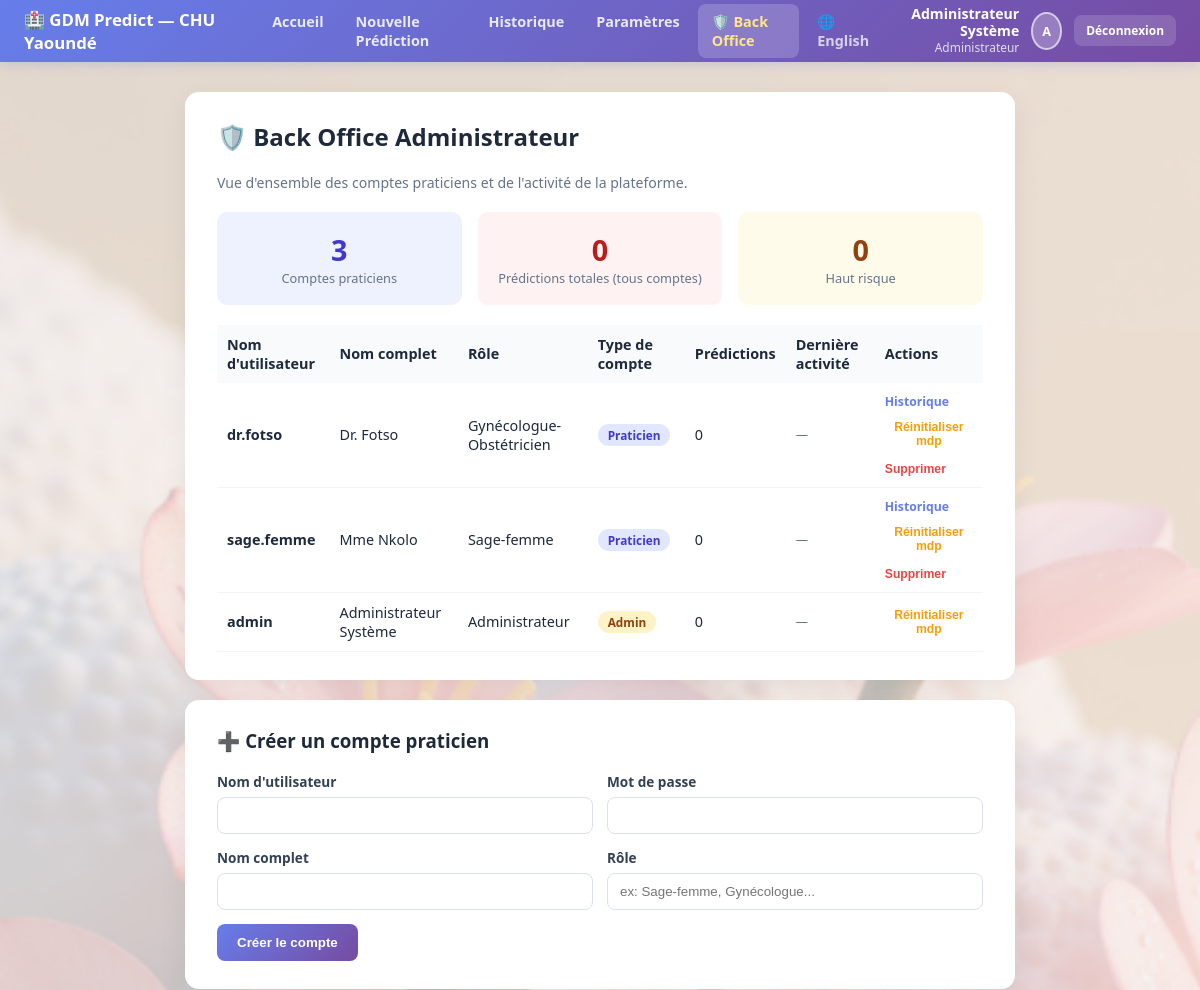
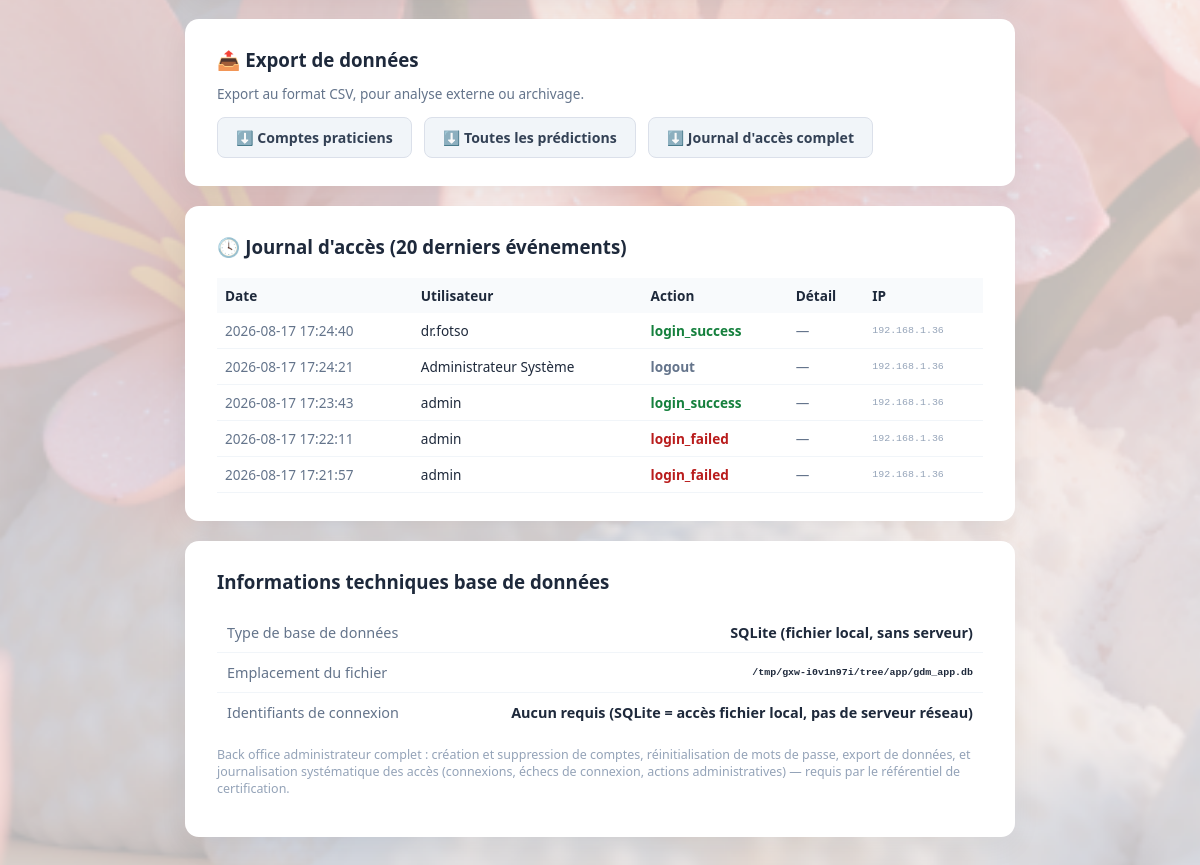
/admin (signed in), run on the app's committed database (2 pictures, top to bottom).
### tables this page shows
CREATE TABLE users (
        id INTEGER PRIMARY KEY AUTOINCREMENT,
        username TEXT UNIQUE NOT NULL,
        password_hash TEXT NOT NULL,
        nom_complet TEXT,
        role TEXT,
        photo_path TEXT,
        is_admin INTEGER DEFAULT 0
    );

CREATE TABLE access_logs (
        id INTEGER PRIMARY KEY AUTOINCREMENT,
        timestamp TEXT,
        username TEXT,
        action TEXT,
        details TEXT,
        ip_address TEXT
    );

### app/app.py (the view)
@app.route('/admin')
@admin_required
def admin_panel():
    return render_template('admin.html', **_get_admin_context())

### app/app.py (called while the page is built)
def get_db():
    conn = sqlite3.connect(DB_PATH)
    conn.row_factory = sqlite3.Row
    return conn

def admin_required(f):
    @wraps(f)
    def decorated(*args, **kwargs):
        if 'user_id' not in session:
            return redirect(url_for('login'))
        if not session.get('is_admin'):
            return redirect(url_for('home'))
        return f(*args, **kwargs)
    return decorated

def current_lang():
    return session.get('lang', 'fr')

@app.context_processor
def inject_i18n():
    lang = current_lang()
    def ui(key):
        return UI_STRINGS.get(lang, UI_STRINGS['fr']).get(key, UI_STRINGS['fr'].get(key, key))
    return dict(ui=ui, current_lang=lang)

### app/templates/admin.html (shortened to what this page needs)
{% extends "base.html" %}
{% block content %}
<div class="card">
  <h2 style="margin-top:0;">{{ ui('admin_title') }}</h2>
  <p style="color:#64748b; font-size:0.88em;">{{ ui('admin_subtitle') }}</p>
  <div style="display:grid; grid-template-columns:repeat(auto-fit,minmax(180px,1fr)); gap:16px; margin:20px 0;">
    <div style="background:#eef2ff; border-radius:10px; padding:18px; text-align:center;">
      <div style="font-size:1.8em; font-weight:800; color:#4338ca;">{{ users|length }}</div>
      <div style="font-size:0.8em; color:#64748b;">{{ ui('admin_total_users') }}</div>
    </div>
    <div style="background:#fef2f2; border-radius:10px; padding:18px; text-align:center;">
      <div style="font-size:1.8em; font-weight:800; color:#b91c1c;">{{ stats.total or 0 }}</div>
      <div style="font-size:0.8em; color:#64748b;">{{ ui('admin_total_preds') }}</div>
    </div>
    <div style="background:#fffbeb; border-radius:10px; padding:18px; text-align:center;">
      <div style="font-size:1.8em; font-weight:800; color:#92400e;">{{ stats.n_haut or 0 }}</div>
      <div style="font-size:0.8em; color:#64748b;">{{ 'Haut risque' if current_lang=='fr' else 'High risk' }}</div>
    </div>
  </div>
  <table style="width:100%; border-collapse:collapse; font-size:0.9em;">
    <thead>
      <tr style="background:#f8fafc; text-align:left;">
        <th style="padding:10px;">{{ ui('admin_col_user') }}</th>
        <th style="padding:10px;">{{ ui('admin_col_nom') }}</th>
        <th style="padding:10px;">{{ ui('admin_col_role') }}</th>
        <th style="padding:10px;">{{ ui('admin_col_type') }}</th>
        <th style="padding:10px;">{{ ui('admin_col_npred') }}</th>
        <th style="padding:10px;">{{ ui('admin_col_derniere') }}</th>
        <th style="padding:10px;">Actions</th>
      </tr>
    </thead>
    <tbody>
      {% for u in users %}
      <tr style="border-bottom:1px solid #f1f5f9;">
        <td style="padding:10px; font-weight:600;">{{ u.username }}</td>
        <td style="padding:10px;">{{ u.nom_complet }}</td>
        <td style="padding:10px;">{{ u.role }}</td>
        <td style="padding:10px;">
          {% if u.is_admin %}
            <span style="padding:3px 10px; border-radius:12px; font-size:0.82em; font-weight:600; background:#fef3c7; color:#92400e;">Admin</span>
          {% else %}
            <span style="padding:3px 10px; border-radius:12px; font-size:0.82em; font-weight:600; background:#e0e7ff; color:#4338ca;">Praticien</span>
          {% endif %}
        </td>
        <td style="padding:10px;">{{ u.n_predictions }}</td>
        <td style="padding:10px; font-size:0.85em; color:#64748b;">{{ u.derniere_prediction[:16].replace('T',' ') if u.derniere_prediction else '—' }}</td>
        <td style="padding:10px;">
          <div style="display:flex; gap:10px; flex-wrap:wrap; align-items:center;">
            {% if not u.is_admin %}
            <a href="{{ url_for('admin_historique_utilisateur', target_id=u.id) }}" style="color:#667eea; text-decoration:none; font-weight:600; font-size:0.85em;">Historique</a>
            {% endif %}
            <button type="button" onclick="resetPassword({{ u.id }}, '{{ u.username }}')" style="background:none; border:none; color:#f59e0b; font-weight:600; font-size:0.85em; cursor:pointer; padding:0;">Réinitialiser mdp</button>
            {% if u.id != session.get('user_id') %}
            <form method="POST" action="{{ url_for('admin_supprimer_compte', target_id=u.id) }}" style="display:inline;" onsubmit="return confirm('Supprimer définitivement le compte {{ u.username }} et tout son historique ?');">
              <button type="submit" style="background:none; border:none; color:#ef4444; font-weight:600; font-size:0.85em; cursor:pointer; padding:0;">Supprimer</button>
            </form>
            {% endif %}
          </div>
        </td>
      </tr>
      {% endfor %}
    </tbody>
  </table>
</div>
<div class="card">
  <h3 style="margin-top:0;">➕ Créer un compte praticien</h3>
  <form method="POST" action="{{ url_for('admin_creer_compte') }}" style="display:grid; grid-template-columns:1fr 1fr; gap:14px;">
    <div>
      <label style="display:block; font-size:0.85em; font-weight:600; color:#334155; margin-bottom:6px;">Nom d'utilisateur</label>
      <input type="text" name="new_username" required style="width:100%; padding:10px 12px; border:1.5px solid #dbe0ea; border-radius:8px;">
    </div>
    <div>
      <label style="display:block; font-size:0.85em; font-weight:600; color:#334155; margin-bottom:6px;">Mot de passe</label>
      <input type="text" name="new_password" required style="width:100%; padding:10px 12px; border:1.5px solid #dbe0ea; border-radius:8px;">
    </div>
    <div>
      <label style="display:block; font-size:0.85em; font-weight:600; color:#334155; margin-bottom:6px;">Nom complet</label>
      <input type="text" name="new_nom" required style="width:100%; padding:10px 12px; border:1.5px solid #dbe0ea; border-radius:8px;">
    </div>
    <div>
      <label style="display:block; font-size:0.85em; font-weight:600; color:#334155; margin-bottom:6px;">Rôle</label>
      <input type="text" name="new_role" placeholder="ex: Sage-femme, Gynécologue..." style="width:100%; padding:10px 12px; border:1.5px solid #dbe0ea; border-radius:8px;">
    </div>
    <div style="grid-column: 1 / -1;">
      <button type="submit" style="background:linear-gradient(135deg,#667eea,#764ba2); color:white; border:none; padding:11px 20px; border-radius:8px; cursor:pointer; font-weight:700;">Créer le compte</button>
    </div>
  </form>
</div>
<div class="card">
  <h3 style="margin-top:0;">📤 Export de données</h3>
  <p style="color:#64748b; font-size:0.85em; margin-top:-6px;">Export au format CSV, pour analyse externe ou archivage.</p>
  <div style="display:flex; gap:12px; flex-wrap:wrap; margin-top:14px;">
    <a href="{{ url_for('admin_export', data_type='utilisateurs') }}" style="background:#f1f5f9; color:#334155; padding:10px 18px; border-radius:8px; text-decoration:none; font-weight:600; font-size:0.88em; border:1.5px solid #dbe0ea;">⬇️ Comptes praticiens</a>
    <a href="{{ url_for('admin_export', data_type='predictions') }}" style="background:#f1f5f9; color:#334155; padding:10px 18px; border-radius:8px; text-decoration:none; font-weight:600; font-size:0.88em; border:1.5px solid #dbe0ea;">⬇️ Toutes les prédictions</a>
    <a href="{{ url_for('admin_export', data_type='logs') }}" style="background:#f1f5f9; color:#334155; padding:10px 18px; border-radius:8px; text-decoration:none; font-weight:600; font-size:0.88em; border:1.5px solid #dbe0ea;">⬇️ Journal d'accès complet</a>
  </div>
</div>
<div class="card">
  <h3 style="margin-top:0;">🕓 Journal d'accès (20 derniers événements)</h3>
  <table style="width:100%; border-collapse:collapse; font-size:0.85em;">
    <thead>
      <tr style="background:#f8fafc; text-align:left;">
        <th style="padding:8px;">Date</th>
        <th style="padding:8px;">Utilisateur</th>
        <th style="padding:8px;">Action</th>
        <th style="padding:8px;">Détail</th>
        <th style="padding:8px;">IP</th>
      </tr>
    </thead>
    <tbody>
      {% for log in logs %}
      <tr style="border-bottom:1px solid #f1f5f9;">
        <td style="padding:8px; color:#64748b;">{{ log.timestamp[:19].replace('T',' ') }}</td>
        <td style="padding:8px;">{{ log.username or '—' }}</td>
        <td style="padding:8px;">
          {% set colors = {'login_success':'#15803d','login_failed':'#b91c1c','logout':'#64748b','admin_create_user':'#4338ca','admin_delete_user':'#ef4444','admin_reset_password':'#f59e0b','admin_export':'#0891b2'} %}
          <span style="color:{{ colors.get(log.action, '#334155') }}; font-weight:600;">{{ log.action }}</span>
        </td>
        <td style="padding:8px; color:#64748b;">{{ log.details or '—' }}</td>
        <td style="padding:8px; color:#94a3b8; font-family:monospace; font-size:0.9em;">{{ log.ip_address or '—' }}</td>
      </tr>
      {% endfor %}
    </tbody>
  </table>
</div>
<div class="card">
  <h3 style="margin-top:0;">{{ ui('admin_db_info') }}</h3>
  <table style="width:100%; border-collapse:collapse; font-size:0.9em;">
    <tr style="border-bottom:1px solid #f1f5f9;">
      <td style="padding:10px; color:#64748b;">Type de base de données</td>
      <td style="padding:10px; font-weight:600; text-align:right;">SQLite (fichier local, sans serveur)</td>
    </tr>
    <tr style="border-bottom:1px solid #f1f5f9;">
      <td style="padding:10px; color:#64748b;">Emplacement du fichier</td>
      <td style="padding:10px; font-weight:600; text-align:right; font-family:monospace; font-size:0.85em;">{{ db_path }}</td>
    </tr>
    <tr>
      <td style="padding:10px; color:#64748b;">Identifiants de connexion</td>
      <td style="padding:10px; font-weight:600; text-align:right;">Aucun requis (SQLite = accès fichier local, pas de serveur réseau)</td>
    </tr>
  </table>
  <p style="font-size:0.78em; color:#94a3b8; margin-top:14px;">
    Back office administrateur complet : création et suppression de comptes, réinitialisation de
    mots de passe, export de données, et journalisation systématique des accès (connexions,
    échecs de connexion, actions administratives) — requis par le référentiel de certification.
  </p>
</div>
{% endblock %}

### app/templates/base.html (shortened to what this page needs)
<!DOCTYPE html>
<html lang="fr">
<head>
</head>
<body>
<nav class="navbar" aria-label="{{ 'Main navigation' if current_lang=='en' else 'Navigation principale' }}">
  <div class="brand">🏥 GDM Predict — CHU Yaoundé</div>
  <div class="links">
    <a href="{{ url_for('home') }}" class="{{ 'active' if request.endpoint=='home' }}">{{ ui('nav_accueil') }}</a>
    <a href="{{ url_for('predire_page') }}" class="{{ 'active' if request.endpoint=='predire_page' }}">{{ ui('nav_prediction') }}</a>
    <a href="{{ url_for('historique') }}" class="{{ 'active' if request.endpoint=='historique' }}">{{ ui('nav_historique') }}</a>
    <a href="{{ url_for('parametres') }}" class="{{ 'active' if request.endpoint=='parametres' }}">{{ ui('nav_parametres') }}</a>
    {% if session.get('is_admin') %}
    <a href="{{ url_for('admin_panel') }}" class="{{ 'active' if request.endpoint=='admin_panel' }}" style="color:#fde68a;">{{ ui('nav_admin') }}</a>
    {% endif %}
    <a href="{{ url_for('set_language', lang_code='en' if current_lang=='fr' else 'fr') }}" style="opacity:0.85;">🌐 {{ ui('lang_switch') }}</a>
  </div>
  <div class="profile">
    <div class="who"><b>{{ session.get('nom_complet','') }}</b><span>{{ session.get('role','') }}</span></div>
    {% if session.get('photo_path') %}
      <img src="{{ session.get('photo_path') }}" class="avatar" alt="Photo de profil">
    {% else %}
      <div class="avatar-initials">{{ session.get('nom_complet','?')[:1] }}</div>
    {% endif %}
    <a href="{{ url_for('logout') }}" class="logout">{{ ui('nav_logout') }}</a>
  </div>
</nav>
<main class="page" id="main-content">
  {% block content %}{% endblock %}
</main>
</body>
</html>

### app/templates/base.html (style rules this page uses)
:root { --primary: #667eea; --primary-dark: #764ba2; --success: #22c55e; --danger: #ef4444; --warning: #f59e0b; }
* { box-sizing: border-box; }
body { font-family: 'Segoe UI', Tahoma, Geneva, Verdana, sans-serif; background-color: #f5f7fa; background-image: url('/static/watermark.png'); background-size: cover; background-position: center top; background-repeat: no-repeat; background-attachment: fixed; margin: 0; color: #1e293b; }
.navbar { background: linear-gradient(135deg, var(--primary), var(--primary-dark)); color: white; padding: 0 24px; display: flex; align-items: center; justify-content: space-between; height: 62px; box-shadow: 0 2px 12px rgba(102,126,234,0.25); position: sticky; top: 0; z-index: 100; }
.navbar .brand { font-weight: 800; font-size: 1.05em; display: flex; align-items: center; gap: 8px; }
.navbar .links { display: flex; gap: 4px; }
.navbar .links a { color: rgba(255,255,255,0.85); text-decoration: none; padding: 8px 14px; border-radius: 8px; font-size: 0.9em; font-weight: 600; transition: background .15s; }
.navbar .links a:hover, .navbar .links a.active { background: rgba(255,255,255,0.18); color: white; }
.navbar .profile { display: flex; align-items: center; gap: 12px; font-size: 0.88em; }
.navbar .profile .who { text-align: right; line-height: 1.2; }
.navbar .profile .who b { display: block; }
.navbar .profile .who span { opacity: 0.8; font-size: 0.85em; }
.navbar .profile a.logout { background: rgba(255,255,255,0.15); color: white; text-decoration: none; padding: 7px 12px; border-radius: 8px; font-size: 0.85em; font-weight: 600; }
.avatar-initials { width: 38px; height: 38px; border-radius: 50%; background: rgba(255,255,255,0.25); display: flex; align-items: center; justify-content: center; font-weight: 800; font-size: 0.9em; border: 2px solid rgba(255,255,255,0.6); }
.page { max-width: 860px; margin: 30px auto; padding: 0 15px; }
.card { background: white; border-radius: 14px; padding: 28px 32px; box-shadow: 0 8px 30px rgba(0,0,0,0.06); margin-bottom: 20px; position: relative; z-index: 0; }

### data on the page
users: get "Administrateur", username "admin", nom_complet "Administrateur Système", role "Administrateur", is_admin "Admin", n_predictions "0", derniere_prediction "—"
users: username "dr.fotso", nom_complet "Dr. Fotso", role "Gynécologue-Obstétricien", shows "Praticien", n_predictions "0", derniere_prediction "—"
users: username "sage.femme", nom_complet "Mme Nkolo", role "Sage-femme", shows "Praticien", n_predictions "0", derniere_prediction "—"
access_logs: timestamp "2026-08-17 17:24:40", username "dr.fotso", action "login_success", details "—", ip_address "192.168.1.36"
access_logs: timestamp "2026-08-17 17:24:21", username "Administrateur Système", action "logout", details "—", ip_address "192.168.1.36"
access_logs: timestamp "2026-08-17 17:23:43", username "admin", action "login_success", details "—", ip_address "192.168.1.36"
access_logs: timestamp "2026-08-17 17:22:11", username "admin", action "login_failed", details "—", ip_address "192.168.1.36"
access_logs: timestamp "2026-08-17 17:21:57", username "admin", action "login_failed", details "—", ip_address "192.168.1.36"

### other printed values
{{ ui('nav_accueil') }} "Accueil"
{{ ui('nav_prediction') }} "Nouvelle Prédiction"
{{ ui('nav_historique') }} "Historique"
{{ ui('nav_parametres') }} "Paramètres"
{{ ui('nav_admin') }} "🛡️ Back Office"
{{ ui('lang_switch') }} "English"
{{ session.get('nom_complet','') }} "Administrateur Système"
{{ session.get('nom_complet','?')[:1] }} "A"
{{ ui('nav_logout') }} "Déconnexion"
{{ ui('admin_title') }} "🛡️ Back Office Administrateur"
{{ ui('admin_subtitle') }} "Vue d'ensemble des comptes praticiens et de l'activité de la plateforme."
{{ users|length }} "3"
{{ ui('admin_total_users') }} "Comptes praticiens"
{{ stats.total or 0 }} "0"
{{ ui('admin_total_preds') }} "Prédictions totales (tous comptes)"
